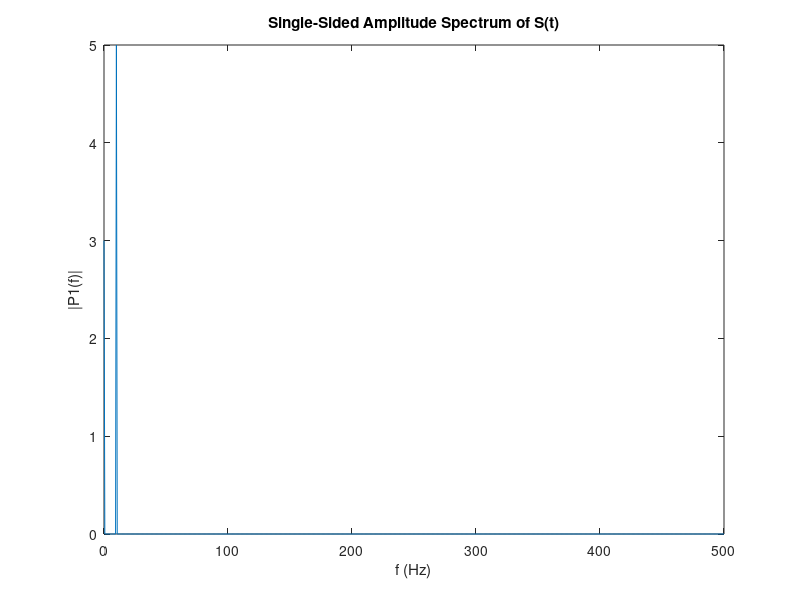

Write MATLAB code to recreate this figure.
Fs = 1000;            % Sampling frequency                    
T = 1/Fs;             % Sampling period       
L = 1500;             % Length of signal
t = (0:L-1)*T;        % Time vector

S = 3+  5*cos(2*pi*10*t);
Y = fft(S);

P2 = abs(Y/L);
P1 = P2(1:L/2+1);
P1(2:end-1) = 2*P1(2:end-1);
f = Fs*(0:(L/2))/L;

plot(f,P1) 
title('Single-Sided Amplitude Spectrum of S(t)')
xlabel('f (Hz)')
ylabel('|P1(f)|')